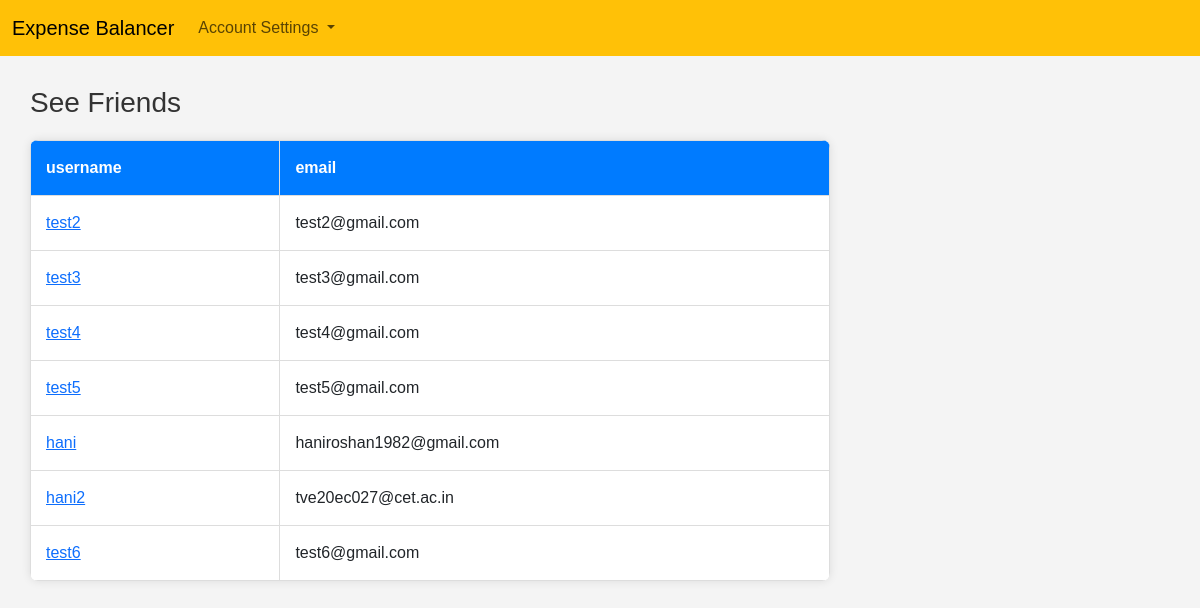
/friends/see_friends/ (signed in), run on the app's committed database.
### Authentications/models.py (models this page shows)
class User(AbstractBaseUser):
    username = models.CharField(max_length=50, blank=True)
    email = models.EmailField(unique=True)
    friends = models.ManyToManyField('self', symmetrical=True, blank=True)
    objects = CustomUserManager()
    USERNAME_FIELD = 'email'

### Friends/views.py (the view)
# urls.py: path('see_friends/', views.see_friends, name='see_friends'),
@login_required
def see_friends(request):
    friends = request.user.friends.all()
    return render(request, 'see_friends.html', {'friends':friends})

### Friends/templates/see_friends.html (shortened to what this page needs)
{% extends "header.html" %}
    {% block content %}
    <head>
    </head>
    <body>
        <div style="padding:30px">
            {% if 'friends' in request.path %}<h1>See Friends</h1>{% else %}<h1>Debtors and creditors</h1>{% endif %}
            <table>
                <tr>
                    <th>username</th>
                    <th>email</th>
                </tr>
            {% for friend in friends %}
            <tr>
                <td><a href="{% url 'see_friend_transanctions' user_id=friend.id %}">{{friend.username}}</a></td>
                <td>{{friend.email}}</td>
            </tr>
            {% endfor %}
            </table>
        </div>
    </body>
    {% endblock %}

### Friends/templates/see_friends.html (style rules this page uses)
body { font-family: Arial, sans-serif; background-color: #f4f4f4; margin: 0; }
h1 { font-size: 28px; margin-bottom: 20px; color: #333; }
table { width: 100%; max-width: 800px; border-collapse: collapse; background-color: #fff; border-radius: 8px; overflow: hidden; box-shadow: 0 0 10px rgba(0, 0, 0, 0.1); margin-top: 20px; }
th, td { padding: 15px; border: 1px solid #ddd; text-align: left; }
th { background-color: #007bff; color: white; font-weight: bold; }

### data on the page
User: username "test2", email "test2@gmail.com"
User: username "test3", email "test3@gmail.com"
User: username "test4", email "test4@gmail.com"
User: username "test5", email "test5@gmail.com"
User: username "hani", email "haniroshan1982@gmail.com"
User: username "hani2", email "tve20ec027@cet.ac.in"
User: username "test6", email "test6@gmail.com"
